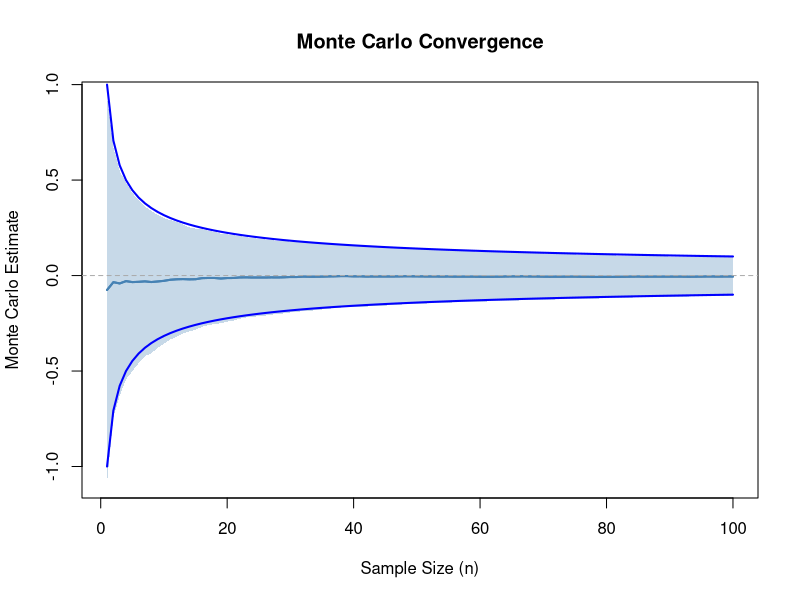
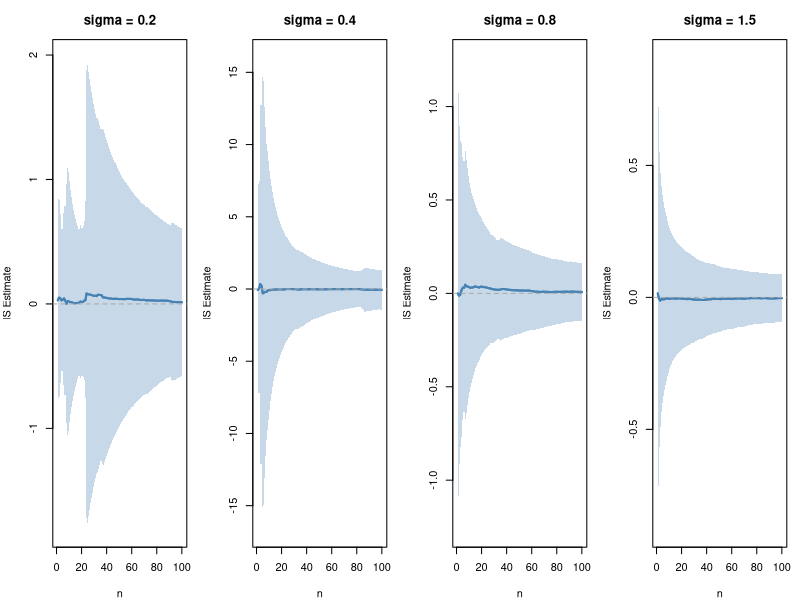
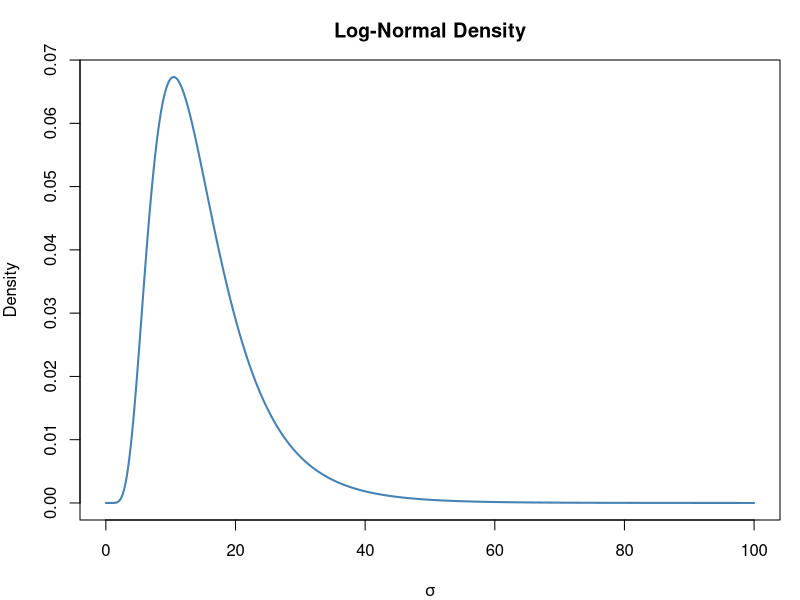
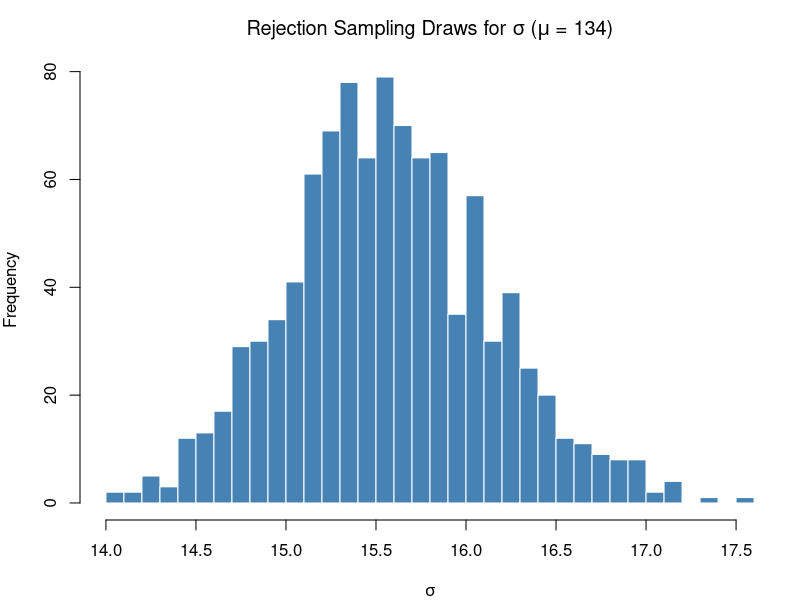

Here is the R script that generated these plots, in order:
## ---- chunk 1
# First, consider standard Monte Carlo
nrep <- 1000
nsamples <- 100

# Draw standard normal variates (matrix: 1000 rows, 100 columns)
thetas <- matrix(rnorm(nrep * nsamples), nrow = nrep, ncol = nsamples)

# Compute cumulative Monte Carlo averages across rows (samples 1..100)
# apply with margin = 1 operates row-wise; t() transposes back to 1000 X 100
mc_avg <- t(apply(thetas, 1, function(row) cumsum(row) / 1:nsamples))

# Compute mean and standard deviation across iterations (columns)
mean_vec <- colMeans(mc_avg)
sd_vec <- apply(mc_avg, 2, sd)

n_grid <- 1:nsamples

# Base plot line
plot(
  n_grid, mean_vec, type = "l", col = "steelblue", lwd = 2,
  ylim = range(c(mean_vec - sd_vec, mean_vec + sd_vec)),
  xlab = "Sample Size (n)", ylab = "Monte Carlo Estimate",
  main = "Monte Carlo Convergence"
)

# Add shaded region 
polygon(
  c(n_grid, rev(n_grid)),
  c(mean_vec - sd_vec, rev(mean_vec + sd_vec)),
  col = rgb(70/255, 130/255, 180/255, 0.3),
  border = NA
)

rate <- 1/sqrt(n_grid)
lines(n_grid, mean_vec, col = "steelblue", lwd = 2)
lines(n_grid, rate, col = "blue", lwd = 2)
lines(n_grid, -rate, col = "blue", lwd = 2)
abline(h = 0, lty = 2, col = "darkgray")

## ---- chunk 2
set.seed(123)
nrep <- 1000
nsamples <- 100
sigmas <- c(0.2, 0.4, 0.8, 1.5)

# Setup 1 X 4 panel layout
par(mfrow = c(1, length(sigmas)), mar = c(4, 4, 3, 1))

for (sig in sigmas) {
  # Sample from proposal
  thetas <- matrix(rnorm(nrep * nsamples, mean = 0, sd = sig), nrow = nrep, ncol = nsamples)
  
  # Calculate importance weights and weighted samples
  weights <- dnorm(thetas) / dnorm(thetas, mean = 0, sd = sig)
  weighted_thetas <- thetas * weights
  
  # Calculate cumulative averages row-wise
  is_avg <- t(apply(weighted_thetas, 1, function(row) cumsum(row) / 1:nsamples))
  
  # Column-wise mean and standard deviation
  mean_vec <- colMeans(is_avg)
  sd_vec <- apply(is_avg, 2, sd)
  n_grid <- 1:nsamples
  
  plot(
    n_grid, mean_vec, type = "l", col = "steelblue", lwd = 2,
    ylim = range(c(mean_vec - sd_vec, mean_vec + sd_vec)),
    xlab = "n", ylab = "IS Estimate", main = paste0("sigma = ", sig)
  )
  
  polygon(
    c(n_grid, rev(n_grid)),
    c(mean_vec - sd_vec, rev(mean_vec + sd_vec)),
    col = rgb(70/255, 130/255, 180/255, 0.3),
    border = NA
  )
  
  lines(n_grid, mean_vec, col = "steelblue", lwd = 2)
  
  abline(h = 0, lty = 2, col = "darkgray")
}

# Reset graphics panel
par(mfrow = c(1, 1))
## ---- chunk 3
sigrange <- seq(0.01, 100, length.out = 1000)
density_vals <- dlnorm(sigrange, meanlog = log(13.43), sdlog = 0.5)

plot(
  sigrange, density_vals, type = "l", col = "steelblue", lwd = 2,
  xlab = expression(sigma), ylab = "Density", main = "Log-Normal Density"
)
## ---- chunk 4
df <- read.csv("vetbp.csv")
sbp <- df$SBP_00
## ---- chunk 5
# Prior sampling function: draws mu ~ Normal, sigma ~ LogNormal
sample_prior <- function(size, mu_mean, mu_std, sig_loc, sig_scale) {
  mu <- rnorm(size, mean = mu_mean, sd = mu_std)
  sigma <- rlnorm(size, meanlog = sig_loc, sdlog = sig_scale)
  
  # Matrix with columns [mu, sigma]
  cbind(mu = mu, sigma = sigma)
}

# Normalized Importance Sampling weights 
normalized_is_weights_prior <- function(data, samples) {
  mu_samples <- samples[, 1]
  sigma_samples <- samples[, 2]
  log_lik <- numeric(nrow(samples))
  # For each sample w(theta) = L(y | theta) * pi(theta) / q(theta)
  # here pi(theta) = q(theta) because I am using the prior as proposal
  # so w(theta) = L(y | theta)
  for (i in 1:nrow(samples)) {
    log_lik[i] <- sum(dnorm(data, mean = mu_samples[i], sd = sigma_samples[i], log = TRUE))
  }
  
  log_weights <- (log_lik)
  
  # We should compute np.exp(weights) / np.sum(np.exp(weights)) --> leads to numerical errors (see also LAB4)
  # Instead, use the "logsumexp" trick
  # https://en.wikipedia.org/wiki/LogSumExp
  
  max_log <- max(log_weights)
  lse <- max_log + log(sum(exp(log_weights - max_log)))
  
  # Compute normalized weights in probability space
  log_norm_weights <- log_weights - lse
  return(exp(log_norm_weights))
}
## ---- chunk 6
# Generate prior samples (10000 X 2 matrix: [mu, sigma])
samples <- sample_prior(10000, mu_mean = 124, mu_std = 7.5, sig_loc = log(13.43), sig_scale = 0.5)

# Calculate normalized importance weights
weights <- normalized_is_weights_prior(sbp, samples)
# Print sum of weights (should be 1.0)
cat("Sum of weights: ", sum(weights), "\n")

# Calculate posterior mean of sigma (weighted average)
mean_sig <- sum(weights * samples[, 2])
cat("mean_sig: ", mean_sig, "\n")
## ---- chunk 7
# Compute effective sample size
ess <-  1.0 / sum(weights ^ 2)
cat("ess: ", ess)
## ---- chunk 8
# Proposal sampler: draws mu ~ Normal, sigma ~ Normal
sample_q <- function(size, mu_mean, mu_std, sig_loc, sig_scale) {
  mu    <- rnorm(size, mean = mu_mean, sd = mu_std)
  sigma <- rnorm(size, mean = sig_loc,  sd = sig_scale)
  
  cbind(mu = mu, sigma = sigma)
}

normalized_is_weights_q <- function(data, samples, 
                                    prior_mu_mean, prior_mu_std, 
                                    prior_sig_loc, prior_sig_scale, 
                                    prop_mu_mean, prop_mu_std, 
                                    prop_sig_loc, prop_sig_scale) {
  
  mu_samples    <- samples[, 1]
  sigma_samples <- samples[, 2]
  
  # For each sample w(theta) = L(y | theta) * pi(theta) / q(theta)
  # here pi(theta) != q(theta)
  log_liks <- apply(samples, 1, function(p) {
    if (p[2] <= 0) return(-Inf) # Guard against invalid sigma
    sum(dnorm(data, mean = p[1], sd = p[2], log = TRUE))
  })
  
  # mu ~ Normal(prior_mu_mean, prior_mu_std)
  # sigma ~ LogNormal(prior_sig_loc, prior_sig_scale)
  log_prior_mu  <- dnorm(mu_samples, mean = prior_mu_mean, sd = prior_mu_std, log = TRUE)
  log_prior_sig <- suppressWarnings(
    dlnorm(sigma_samples, meanlog = prior_sig_loc, sdlog = prior_sig_scale, log = TRUE)
  )
  log_prior_sig[sigma_samples <= 0] <- -Inf
  log_prior <- log_prior_mu + log_prior_sig
  
  # Compute log-proposal log q(mu, sigma) = q(mu)*q(sigma)
  # mu ~ Normal(prop_mu_mean, prop_mu_std)
  # sigma ~ Normal(prop_sig_loc, prop_sig_scale)
  log_prop_mu  <- dnorm(mu_samples, mean = prop_mu_mean, sd = prop_mu_std, log = TRUE)
  log_prop_sig <- dnorm(sigma_samples, mean = prop_sig_loc, sd = prop_sig_scale, log = TRUE)
  log_prop     <- log_prop_mu + log_prop_sig
  
  log_weights <- log_liks + log_prior - log_prop
  
  # LogSumExp trick for numerical normalization
  valid_idx <- is.finite(log_weights)
  if (!any(valid_idx)) {
    stop("All particle log-weights are non-finite. Check proposal overlap with prior/likelihood.")
  }
  
  max_log <- max(log_weights[valid_idx])
  lse <- max_log + log(sum(exp(log_weights[valid_idx] - max_log)))
  
  weights <- numeric(length(log_weights))
  weights[valid_idx] <- exp(log_weights[valid_idx] - lse)
  
  return(weights)
}
## ---- chunk 9
sigmahat = sqrt(mean((sbp - mean(sbp))^2))
sigmahat
## ---- chunk 10
samples <-  sample_q(10000, 134.5, sqrt(10), sigmahat, sqrt(2))
weights <-  normalized_is_weights_q(sbp, samples, 124, 7.5, log(13.43), 0.5,
                                  134.5, sqrt(10), sigmahat, sqrt(2))
cat("Sum of weights: ", sum(weights), "\n")

mean_sig <- sum(weights * samples[, 1])
cat("mean_sig: ", mean_sig, "\n")

ess <-  1.0 / sum(weights ^ 2)
cat("ess: ", ess, "\n")
## ---- chunk 11
# Target unnormalized log-posterior/density for sigma
log_f <- function(sigma, ndata, sumsq) {
  if (sigma <= 0) return(-Inf)
  - (ndata + 1) * log(sigma) - 0.5 / (sigma^2) + sumsq - 
    log(sigma * 0.5) - 0.5 * (log(sigma) - log(13.43))^2
}

# Proposal log-density (Inverse-Gamma)
log_g <- function(sigma, ndata, sumsq) {
  - (ndata + 1) * log(sigma) - 0.5 / (sigma^2) + sumsq
}

# Rejection sampling for full conditional of sigma
sample_fullcond_sigma <- function(data, mu) {
  n <- length(data)
  sumsq <- sum((data - mu)^2)
  
  shape_param <- (n - 1) / 2.0
  rate_param  <- sumsq / 2.0
  
  repeat {
    # Draw from Inverse-Gamma(shape, rate) by inverting a Gamma draw
    gamma_draw <- rgamma(1, shape = shape_param, rate = rate_param)
    prop <- sqrt(1 / gamma_draw)
    
    # Draw uniform acceptance threshold
    u <- runif(1)
    
    # Accept/Reject decision in log-space
    log_alpha <- log_f(prop, n, sumsq) - log_g(prop, n, sumsq)
    
    if (log(u) < log_alpha) {
      return(prop)
    }
  }
}
## ---- chunk 12
set.seed(42)

# Condition on mu = 134 and draw 1000 samples
rej_samps <- replicate(1000, sample_fullcond_sigma(sbp, 134))

hist(
  rej_samps, 
  breaks = 30, 
  col = "steelblue", 
  border = "white",
  xlab = expression(sigma), 
  main = expression("Rejection Sampling Draws for " * sigma * " (" * mu * " = 134)")
)
